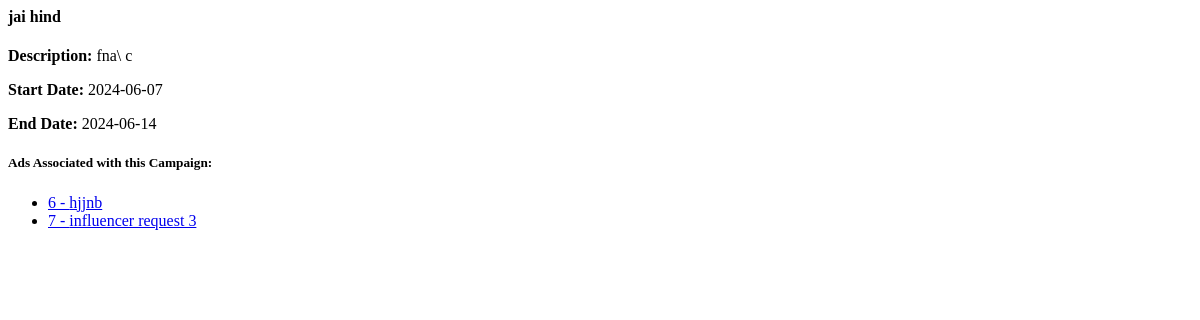
Page /campaign_details/3 (signed in) on the earlier database version.
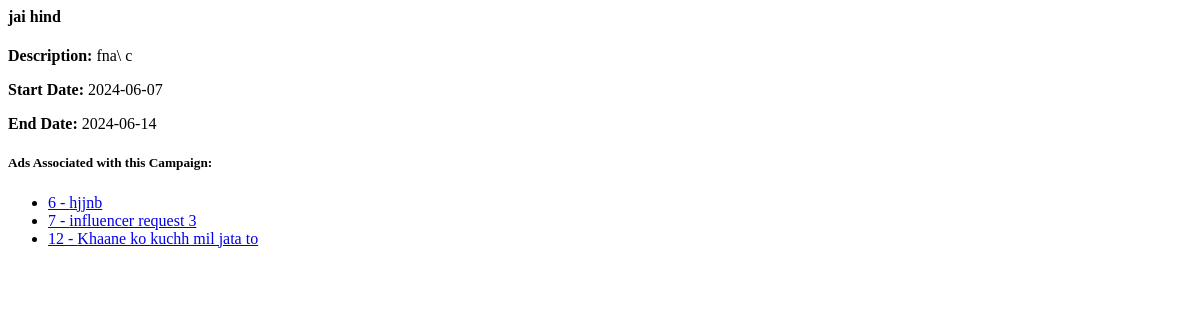
Same page on the later database version.
### app/models.py (models this page shows)
class AdRequest(db.Model):
    id = db.Column(db.Integer, primary_key=True)
    campaign_id = db.Column(db.Integer, db.ForeignKey('campaign.id'), nullable=False)
    influencer_id = db.Column(db.Integer, db.ForeignKey('user.id'), nullable=False)
    requirements = db.Column(db.Text, nullable=False)
    payment_amount = db.Column(db.Float, nullable=False)
    status_influencer = db.Column(db.String(10), nullable=False)
    status_sponsor = db.Column(db.String(10), nullable=False)

### app/routes.py (the view)
@main.route('/campaign_details/<int:campaign_id>', methods=['GET'])
@login_required
def campaign_details(campaign_id):
    print(campaign_id)
    campaign = Campaign.query.get_or_404(campaign_id)
    public_influencer = User.query.filter_by(username='Public').first()
    if current_user.role == "influencer":
        ads = AdRequest.query.filter(
            AdRequest.campaign_id == campaign.id,
            or_(
                AdRequest.influencer_id == current_user.id,
                AdRequest.influencer_id == public_influencer.id
            )
        ).all()
    elif current_user.role == "sponsor":
        ads = AdRequest.query.filter_by(campaign_id=campaign.id).all()
    elif current_user.role == "admin":
        ads = AdRequest.query.filter_by(campaign_id=campaign.id).all()
    return render_template('campaign_details.html', campaign=campaign, ads=ads)

### app/models.py (called while the page is built)
@login_manager.user_loader
def load_user(user_id):
    return User.query.get(int(user_id))

### app/templates/campaign_details.html (shortened to what this page needs)
<div>
    <h4>{{ campaign.name }}</h4>
    <p><strong>Description:</strong> {{ campaign.description }}</p>
    <p><strong>Start Date:</strong> {{ campaign.start_date }}</p>
    <p><strong>End Date:</strong> {{ campaign.end_date }}</p>
    <h5>Ads Associated with this Campaign:</h5>
    <ul>
        {% for ad in ads %}
            <li>
                <a href="#" data-toggle="modal" data-target="#adRequestModal" data-id="{{ ad.id }}">
                    {{ ad.id }} - {{ ad.requirements }}
                </a>
            </li>
        {% endfor %}
    </ul>
</div>

Differences in the rows shown:
added AdRequest: id "12", requirements "Khaane ko kuchh mil jata to"
